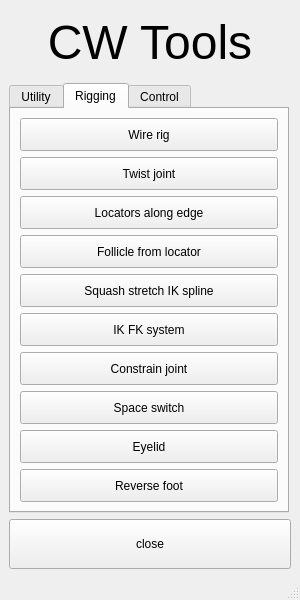
<?xml version="1.0" encoding="UTF-8"?>
<ui version="4.0">
 <class>MainWindow</class>
 <widget class="QMainWindow" name="MainWindow">
  <property name="geometry">
   <rect>
    <x>0</x>
    <y>0</y>
    <width>300</width>
    <height>600</height>
   </rect>
  </property>
  <property name="sizePolicy">
   <sizepolicy hsizetype="Preferred" vsizetype="Preferred">
    <horstretch>0</horstretch>
    <verstretch>0</verstretch>
   </sizepolicy>
  </property>
  <property name="minimumSize">
   <size>
    <width>300</width>
    <height>600</height>
   </size>
  </property>
  <property name="maximumSize">
   <size>
    <width>300</width>
    <height>600</height>
   </size>
  </property>
  <property name="windowTitle">
   <string>MainWindow</string>
  </property>
  <widget class="QWidget" name="centralwidget">
   <layout class="QVBoxLayout" name="verticalLayout_2">
    <item>
     <widget class="QLabel" name="label">
      <property name="text">
       <string>&lt;html&gt;&lt;head/&gt;&lt;body&gt;&lt;p align=&quot;center&quot;&gt;&lt;span style=&quot; font-size:36pt;&quot;&gt;CW Tools&lt;/span&gt;&lt;/p&gt;&lt;/body&gt;&lt;/html&gt;</string>
      </property>
     </widget>
    </item>
    <item>
     <widget class="QTabWidget" name="tabWidget">
      <property name="minimumSize">
       <size>
        <width>280</width>
        <height>430</height>
       </size>
      </property>
      <property name="maximumSize">
       <size>
        <width>280</width>
        <height>430</height>
       </size>
      </property>
      <property name="toolTip">
       <string notr="true"/>
      </property>
      <property name="locale">
       <locale language="English" country="Canada"/>
      </property>
      <property name="currentIndex">
       <number>1</number>
      </property>
      <widget class="QWidget" name="tab">
       <attribute name="title">
        <string>Utility</string>
       </attribute>
       <layout class="QVBoxLayout" name="verticalLayout">
        <item>
         <widget class="QPushButton" name="btn_buildZeroGrp">
          <property name="sizePolicy">
           <sizepolicy hsizetype="Minimum" vsizetype="Preferred">
            <horstretch>0</horstretch>
            <verstretch>0</verstretch>
           </sizepolicy>
          </property>
          <property name="locale">
           <locale language="English" country="Canada"/>
          </property>
          <property name="text">
           <string>Build zero group</string>
          </property>
         </widget>
        </item>
        <item>
         <widget class="QPushButton" name="btn_placeLocatorAtVertCenter">
          <property name="sizePolicy">
           <sizepolicy hsizetype="Minimum" vsizetype="Preferred">
            <horstretch>0</horstretch>
            <verstretch>0</verstretch>
           </sizepolicy>
          </property>
          <property name="locale">
           <locale language="English" country="Canada"/>
          </property>
          <property name="text">
           <string>Vertices centered locator</string>
          </property>
         </widget>
        </item>
        <item>
         <widget class="QPushButton" name="btn_renameShapeNodes">
          <property name="sizePolicy">
           <sizepolicy hsizetype="Minimum" vsizetype="Preferred">
            <horstretch>0</horstretch>
            <verstretch>0</verstretch>
           </sizepolicy>
          </property>
          <property name="locale">
           <locale language="English" country="Canada"/>
          </property>
          <property name="text">
           <string>Rename shape nodes</string>
          </property>
         </widget>
        </item>
        <item>
         <widget class="QPushButton" name="btn_setHistoryNotInteresting">
          <property name="sizePolicy">
           <sizepolicy hsizetype="Minimum" vsizetype="Preferred">
            <horstretch>0</horstretch>
            <verstretch>0</verstretch>
           </sizepolicy>
          </property>
          <property name="locale">
           <locale language="English" country="Canada"/>
          </property>
          <property name="text">
           <string>Set history not interesting</string>
          </property>
         </widget>
        </item>
        <item>
         <widget class="QPushButton" name="btn_sortSelection">
          <property name="sizePolicy">
           <sizepolicy hsizetype="Minimum" vsizetype="Preferred">
            <horstretch>0</horstretch>
            <verstretch>0</verstretch>
           </sizepolicy>
          </property>
          <property name="locale">
           <locale language="English" country="Canada"/>
          </property>
          <property name="text">
           <string>Sort selection in outliner</string>
          </property>
         </widget>
        </item>
        <item>
         <widget class="QPushButton" name="btn_mergeCrv">
          <property name="sizePolicy">
           <sizepolicy hsizetype="Minimum" vsizetype="Preferred">
            <horstretch>0</horstretch>
            <verstretch>0</verstretch>
           </sizepolicy>
          </property>
          <property name="locale">
           <locale language="English" country="Canada"/>
          </property>
          <property name="text">
           <string>Merge curves</string>
          </property>
         </widget>
        </item>
       </layout>
      </widget>
      <widget class="QWidget" name="tab_2">
       <attribute name="title">
        <string>Rigging</string>
       </attribute>
       <layout class="QVBoxLayout" name="verticalLayout_3">
        <item>
         <widget class="QPushButton" name="btn_wireRig">
          <property name="sizePolicy">
           <sizepolicy hsizetype="Minimum" vsizetype="Preferred">
            <horstretch>0</horstretch>
            <verstretch>0</verstretch>
           </sizepolicy>
          </property>
          <property name="locale">
           <locale language="English" country="Canada"/>
          </property>
          <property name="text">
           <string>Wire rig</string>
          </property>
         </widget>
        </item>
        <item>
         <widget class="QPushButton" name="btn_twistJoint">
          <property name="sizePolicy">
           <sizepolicy hsizetype="Minimum" vsizetype="Preferred">
            <horstretch>0</horstretch>
            <verstretch>0</verstretch>
           </sizepolicy>
          </property>
          <property name="locale">
           <locale language="English" country="Canada"/>
          </property>
          <property name="text">
           <string>Twist joint</string>
          </property>
         </widget>
        </item>
        <item>
         <widget class="QPushButton" name="btn_locatorOnEdge">
          <property name="sizePolicy">
           <sizepolicy hsizetype="Minimum" vsizetype="Preferred">
            <horstretch>0</horstretch>
            <verstretch>0</verstretch>
           </sizepolicy>
          </property>
          <property name="locale">
           <locale language="English" country="Canada"/>
          </property>
          <property name="text">
           <string>Locators along edge</string>
          </property>
         </widget>
        </item>
        <item>
         <widget class="QPushButton" name="btn_attachFlc">
          <property name="sizePolicy">
           <sizepolicy hsizetype="Minimum" vsizetype="Preferred">
            <horstretch>0</horstretch>
            <verstretch>0</verstretch>
           </sizepolicy>
          </property>
          <property name="locale">
           <locale language="English" country="Canada"/>
          </property>
          <property name="text">
           <string>Follicle from locator</string>
          </property>
         </widget>
        </item>
        <item>
         <widget class="QPushButton" name="btn_buildTwistJoint_3">
          <property name="sizePolicy">
           <sizepolicy hsizetype="Minimum" vsizetype="Preferred">
            <horstretch>0</horstretch>
            <verstretch>0</verstretch>
           </sizepolicy>
          </property>
          <property name="locale">
           <locale language="English" country="Canada"/>
          </property>
          <property name="text">
           <string>Squash stretch IK spline</string>
          </property>
         </widget>
        </item>
        <item>
         <widget class="QPushButton" name="btn_buildTwistJoint_7">
          <property name="sizePolicy">
           <sizepolicy hsizetype="Minimum" vsizetype="Preferred">
            <horstretch>0</horstretch>
            <verstretch>0</verstretch>
           </sizepolicy>
          </property>
          <property name="locale">
           <locale language="English" country="Canada"/>
          </property>
          <property name="text">
           <string>IK FK system</string>
          </property>
         </widget>
        </item>
        <item>
         <widget class="QPushButton" name="btn_buildTwistJoint_8">
          <property name="sizePolicy">
           <sizepolicy hsizetype="Minimum" vsizetype="Preferred">
            <horstretch>0</horstretch>
            <verstretch>0</verstretch>
           </sizepolicy>
          </property>
          <property name="locale">
           <locale language="English" country="Canada"/>
          </property>
          <property name="text">
           <string>Constrain joint</string>
          </property>
         </widget>
        </item>
        <item>
         <widget class="QPushButton" name="btn_buildTwistJoint_4">
          <property name="sizePolicy">
           <sizepolicy hsizetype="Minimum" vsizetype="Preferred">
            <horstretch>0</horstretch>
            <verstretch>0</verstretch>
           </sizepolicy>
          </property>
          <property name="locale">
           <locale language="English" country="Canada"/>
          </property>
          <property name="text">
           <string>Space switch</string>
          </property>
         </widget>
        </item>
        <item>
         <widget class="QPushButton" name="btn_buildTwistJoint_6">
          <property name="sizePolicy">
           <sizepolicy hsizetype="Minimum" vsizetype="Preferred">
            <horstretch>0</horstretch>
            <verstretch>0</verstretch>
           </sizepolicy>
          </property>
          <property name="locale">
           <locale language="English" country="Canada"/>
          </property>
          <property name="text">
           <string>Eyelid</string>
          </property>
         </widget>
        </item>
        <item>
         <widget class="QPushButton" name="btn_buildTwistJoint_10">
          <property name="sizePolicy">
           <sizepolicy hsizetype="Minimum" vsizetype="Preferred">
            <horstretch>0</horstretch>
            <verstretch>0</verstretch>
           </sizepolicy>
          </property>
          <property name="locale">
           <locale language="English" country="Canada"/>
          </property>
          <property name="text">
           <string>Reverse foot</string>
          </property>
         </widget>
        </item>
       </layout>
      </widget>
      <widget class="QWidget" name="tab_ctrl">
       <attribute name="title">
        <string>Control</string>
       </attribute>
       <widget class="QWidget" name="wgt_colorPicker" native="true">
        <property name="geometry">
         <rect>
          <x>20</x>
          <y>91</y>
          <width>250</width>
          <height>181</height>
         </rect>
        </property>
        <property name="minimumSize">
         <size>
          <width>250</width>
          <height>0</height>
         </size>
        </property>
        <property name="maximumSize">
         <size>
          <width>250</width>
          <height>16777215</height>
         </size>
        </property>
        <property name="autoFillBackground">
         <bool>true</bool>
        </property>
        <property name="styleSheet">
         <string notr="true">background{rgb(0,0,0)}</string>
        </property>
        <layout class="QGridLayout" name="gridLayout">
         <item row="3" column="0" colspan="3">
          <widget class="QPushButton" name="btn_setCtrlColor">
           <property name="text">
            <string>Set color</string>
           </property>
          </widget>
         </item>
         <item row="2" column="0">
          <widget class="QLabel" name="lbl_colorIndicator">
           <property name="enabled">
            <bool>true</bool>
           </property>
           <property name="sizePolicy">
            <sizepolicy hsizetype="Preferred" vsizetype="Preferred">
             <horstretch>0</horstretch>
             <verstretch>0</verstretch>
            </sizepolicy>
           </property>
           <property name="minimumSize">
            <size>
             <width>0</width>
             <height>0</height>
            </size>
           </property>
           <property name="maximumSize">
            <size>
             <width>500</width>
             <height>500</height>
            </size>
           </property>
           <property name="baseSize">
            <size>
             <width>0</width>
             <height>0</height>
            </size>
           </property>
           <property name="layoutDirection">
            <enum>Qt::LayoutDirection::LeftToRight</enum>
           </property>
           <property name="autoFillBackground">
            <bool>false</bool>
           </property>
           <property name="styleSheet">
            <string notr="true">background-color: rgb(0, 0, 0); border: 1px solid #888;</string>
           </property>
           <property name="text">
            <string/>
           </property>
          </widget>
         </item>
         <item row="7" column="0" colspan="3">
          <widget class="QPushButton" name="btn_setCtrlWidth">
           <property name="text">
            <string>Set width</string>
           </property>
          </widget>
         </item>
         <item row="6" column="0">
          <widget class="QLineEdit" name="txt_width">
           <property name="minimumSize">
            <size>
             <width>90</width>
             <height>0</height>
            </size>
           </property>
           <property name="maximumSize">
            <size>
             <width>90</width>
             <height>16777215</height>
            </size>
           </property>
           <property name="inputMask">
            <string notr="true"/>
           </property>
           <property name="text">
            <string>1</string>
           </property>
           <property name="alignment">
            <set>Qt::AlignmentFlag::AlignLeading|Qt::AlignmentFlag::AlignLeft|Qt::AlignmentFlag::AlignVCenter</set>
           </property>
          </widget>
         </item>
         <item row="6" column="1">
          <widget class="QSlider" name="sdr_width">
           <property name="sizePolicy">
            <sizepolicy hsizetype="MinimumExpanding" vsizetype="Fixed">
             <horstretch>0</horstretch>
             <verstretch>0</verstretch>
            </sizepolicy>
           </property>
           <property name="minimum">
            <number>1</number>
           </property>
           <property name="maximum">
            <number>50</number>
           </property>
           <property name="sliderPosition">
            <number>1</number>
           </property>
           <property name="orientation">
            <enum>Qt::Orientation::Horizontal</enum>
           </property>
          </widget>
         </item>
         <item row="1" column="0">
          <widget class="QLabel" name="lbl_color">
           <property name="sizePolicy">
            <sizepolicy hsizetype="Preferred" vsizetype="MinimumExpanding">
             <horstretch>0</horstretch>
             <verstretch>0</verstretch>
            </sizepolicy>
           </property>
           <property name="minimumSize">
            <size>
             <width>0</width>
             <height>0</height>
            </size>
           </property>
           <property name="maximumSize">
            <size>
             <width>16777215</width>
             <height>16777215</height>
            </size>
           </property>
           <property name="text">
            <string>Color</string>
           </property>
           <property name="alignment">
            <set>Qt::AlignmentFlag::AlignLeading|Qt::AlignmentFlag::AlignLeft|Qt::AlignmentFlag::AlignVCenter</set>
           </property>
           <property name="margin">
            <number>0</number>
           </property>
          </widget>
         </item>
         <item row="2" column="1">
          <widget class="QSlider" name="sdr_color">
           <property name="sizePolicy">
            <sizepolicy hsizetype="MinimumExpanding" vsizetype="Fixed">
             <horstretch>0</horstretch>
             <verstretch>0</verstretch>
            </sizepolicy>
           </property>
           <property name="maximum">
            <number>31</number>
           </property>
           <property name="orientation">
            <enum>Qt::Orientation::Horizontal</enum>
           </property>
          </widget>
         </item>
         <item row="5" column="0">
          <widget class="QLabel" name="lbl_width">
           <property name="sizePolicy">
            <sizepolicy hsizetype="MinimumExpanding" vsizetype="Preferred">
             <horstretch>0</horstretch>
             <verstretch>0</verstretch>
            </sizepolicy>
           </property>
           <property name="minimumSize">
            <size>
             <width>0</width>
             <height>0</height>
            </size>
           </property>
           <property name="maximumSize">
            <size>
             <width>16777215</width>
             <height>16777215</height>
            </size>
           </property>
           <property name="text">
            <string>Width</string>
           </property>
           <property name="alignment">
            <set>Qt::AlignmentFlag::AlignLeading|Qt::AlignmentFlag::AlignLeft|Qt::AlignmentFlag::AlignVCenter</set>
           </property>
          </widget>
         </item>
         <item row="1" column="1">
          <spacer name="horizontalSpacer">
           <property name="orientation">
            <enum>Qt::Orientation::Horizontal</enum>
           </property>
           <property name="sizeHint" stdset="0">
            <size>
             <width>40</width>
             <height>20</height>
            </size>
           </property>
          </spacer>
         </item>
        </layout>
       </widget>
       <widget class="QWidget" name="widget_2" native="true">
        <property name="geometry">
         <rect>
          <x>20</x>
          <y>12</y>
          <width>250</width>
          <height>79</height>
         </rect>
        </property>
        <property name="minimumSize">
         <size>
          <width>250</width>
          <height>0</height>
         </size>
        </property>
        <property name="maximumSize">
         <size>
          <width>250</width>
          <height>16777215</height>
         </size>
        </property>
        <layout class="QFormLayout" name="formLayout">
         <item row="0" column="0">
          <widget class="QLabel" name="lbl_ctrlName">
           <property name="minimumSize">
            <size>
             <width>90</width>
             <height>0</height>
            </size>
           </property>
           <property name="maximumSize">
            <size>
             <width>90</width>
             <height>16777215</height>
            </size>
           </property>
           <property name="text">
            <string>Control name</string>
           </property>
          </widget>
         </item>
         <item row="0" column="1">
          <widget class="QLineEdit" name="txt_ctrlName"/>
         </item>
         <item row="1" column="0" colspan="2">
          <widget class="QPushButton" name="btn_extractShape">
           <property name="text">
            <string>Add curve to library</string>
           </property>
          </widget>
         </item>
        </layout>
       </widget>
       <widget class="QWidget" name="widget_3" native="true">
        <property name="geometry">
         <rect>
          <x>20</x>
          <y>282</y>
          <width>250</width>
          <height>84</height>
         </rect>
        </property>
        <property name="minimumSize">
         <size>
          <width>250</width>
          <height>0</height>
         </size>
        </property>
        <property name="maximumSize">
         <size>
          <width>250</width>
          <height>16777215</height>
         </size>
        </property>
        <layout class="QGridLayout" name="gridLayout_3">
         <item row="0" column="1">
          <widget class="QCheckBox" name="cbx_ctrlZeroGrp">
           <property name="text">
            <string>add zero grp</string>
           </property>
          </widget>
         </item>
         <item row="1" column="0" colspan="2">
          <widget class="QPushButton" name="btn_createShape">
           <property name="text">
            <string>Create ctrl shape</string>
           </property>
          </widget>
         </item>
         <item row="0" column="0">
          <widget class="QComboBox" name="cbb_setCtrlShape"/>
         </item>
        </layout>
       </widget>
      </widget>
     </widget>
    </item>
    <item>
     <widget class="QPushButton" name="btn_close">
      <property name="minimumSize">
       <size>
        <width>280</width>
        <height>50</height>
       </size>
      </property>
      <property name="locale">
       <locale language="English" country="Canada"/>
      </property>
      <property name="text">
       <string>close</string>
      </property>
     </widget>
    </item>
   </layout>
  </widget>
  <widget class="QStatusBar" name="statusbar"/>
 </widget>
 <resources/>
 <connections/>
</ui>
